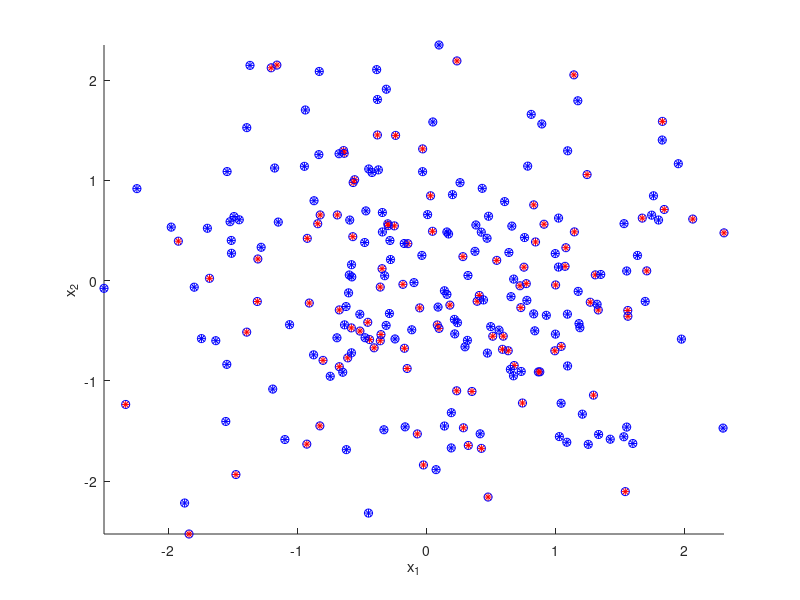

This chart was generated by the following MATLAB code:
% Step 1: Generate data by a module
N = 100; % 1st class contains N objects
alpha = 1.5; % 2st class contains alpha*N ones
sig2 = 1; % assume 2nd class has the same variance as the 1st
dist2 = 4;
%
% % later we move this piece of code in a separate file
% [X, y] = loadModelData(N, alpha, sig2, dist2);
N2 = floor(alpha * N); % calculate the size of the 2nd class
cls1X = randn(N, 2); % generate random objects of the 1st class

% generate a random distance from the center of the 1st class to the center
% of the 2nd
ShiftClass2 = repmat( ...
    dist2 * [sin(pi*rand)  cos(pi*rand)], ...
    [N2,1]); %
% generate random objects of the 2nd class
cls2X = sig2 * randn(N2, 2) + ShiftClass2;
% combine the objects
X = [cls1X; cls2X];
% assign class labels: 0s and 1s
y = [zeros(size(cls1X,1),1); ones(size(cls2X,1),1)];
%end % of module.

%
X; y; % note that y contains only 1s and 0s
idx1 = find(y == 0); % object indices for the 1st class
idx2 = find(y == 1);
% no more variables are needed

%Step 2:  preliminary plot
h = figure; hold on
plot(X(idx1,1), X(idx1,2), 'r*');
plot(X(idx2,1), X(idx2,2), 'b*');
axis tight
xlabel('x_1');
ylabel('x_2');
% close(h);

% step 3: Use a logistic regression as a classification algorithm to classify objects
bHat = glmfit(X,y,'binomial');
% step 4: We have the model y = 1/(1+exp(-Xb)) and its parameters bHat. Use the model to get the estimations of class labels.
yHat = 1./(1+exp( -[ones( size(X,1),1 ), X] *bHat)); % variant of classification
%yHat = glmval(bHat, X, 'logit'); % variant of classification

% % formed as an inline function
% classify = inline( '1./(1+exp( -[ones( size(X,1),1 ), X] *b))', 'b', 'X');
% % separation hyperplane, formed as a function (here it is a line)
% separateXLim = inline( '(-b(1)- YLim*b(3))/b(2)', 'b','YLim');
% 
% % example of classification model usage
% yHat = classify(bHat,X);



% Step 4: the objects could be surrounded by circles
%figure (2); hold on;
idx1 = find(yHat < 1/2); % object indices for the 1st class
idx2 = find(yHat >= 1/2);
plot(X(idx1,1), X(idx1,2), 'ro');
plot(X(idx2,1), X(idx2,2), 'bo');

% or separated by plane
 %plot(separateXLim(bHat,YLim), YLim, 'b-');

return; 

%To plot 3D surface of probability we should compute the probability function in each point of the X1 by X2 - plane.

% to do that create a grid
GRIDSIZE = 10;
linX1 = linspace(min(X(:,1)), max(X(:,1)), GRIDSIZE); % grid of feature values
linX2 = linspace(min(X(:,2)), max(X(:,2)), GRIDSIZE);
[grdX1 grdX2] = meshgrid(linX1, linX2); % cartesian product of two grid sets

grdX1 = grdX1(:); % vectorize the obtained matrices
grdX2 = grdX2(:);

Tri = delaunay(grdX1,grdX2); % make Delauney triangulation
trisurf(Tri,grdX1,grdX2,classify(bHat,[grdX1 grdX2])-1/2,...
        'FaceColor','red','EdgeColor','none');
camlight left; lighting phong; % alpha(0.8);
% the plane was shifted down to 1/2

% to save the picture use the figure handle h
% saveas(h, 'demoDataGen_saved.png', 'png');
% saveas(h, 'demoDataGen.eps', 'psc2');
%close(h);

